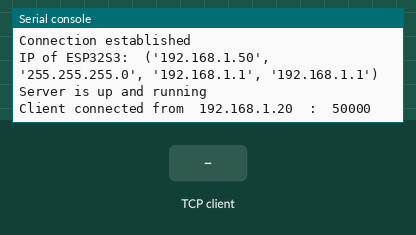
The program below on a simulated ESP32 board running MicroPython. Shown: the last lines printed to the serial console. The inputs (shaded band) are chosen by the test bench. WiFi joins after 1.5 s; one TCP client connects 1 s after the port opens and stays connected.

Above: at 4.2 s.
4.3 s: the TCP client sends "1"
At 5.0 s:
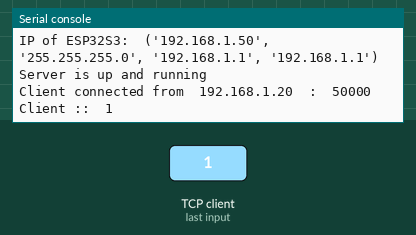
5.8 s: the TCP client sends "on"
At 6.1 s:
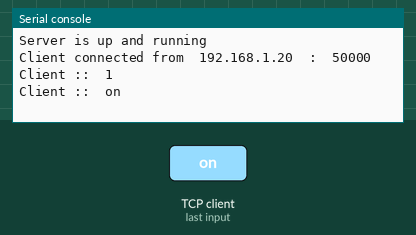
7.3 s: the TCP client sends "off"
At 8.5 s:
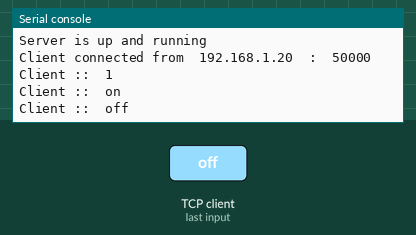

The program:

main.py
```python
# main.py
# micropython for esp32s3 devkitc-1 v0.1

# setup the esp32s3 as TCP server and let it comunicate with the
# PC as a client
# run the main.py script (server side script) on esp32s3
# run the client.py script on your PC

import usocket as socket
import network
import time
import time
import gc
import sys

# reclaim memory
gc.collect()

# method to connect the esp32s3 with wi-fi network
def connect_wifi(ssid,psk,timeout):
    try:
        # wlan object (station device)
        wlan = network.WLAN(network.STA_IF)
        # re-enable the wlan driver
        wlan.active(False)
        time.sleep(1)
        wlan.active(True)
        # connect with network
        wlan.connect(ssid,psk)
        print("Connecting", end="")
        t = 0
        # wait for connection till timeout limit completes
        while wlan.isconnected() == False and timeout - t > 0:
            print("-",end="")
            t += 1
            time.sleep(1)
        if wlan.isconnected() == True:
            print("\nConnection established")
            print("IP of ESP32S3: ", wlan.ifconfig())
            return wlan
        else:
            print("Could not connect")
            sys.exit()
    except Exception as e:
        print("Error in connection > ",e)
        sys.exit()


# setup TCP server on esp32s3
def tcp_server():
    try:
        # server socket
        s = socket.socket(socket.AF_INET,socket.SOCK_STREAM)
        # bind the socket with IP and port
        s.bind(('0.0.0.0',5050))
        # listen for clients
        s.listen()
        print("Server is up and running")
        return s
    except Exception as e:
        print("Error in socket creation > ",e)
        sys.exit()
    except KeyboardInterrupt:
        print("Exiting from tcp_server() method")
        sys.exit()

def start_communication(s):
    while True:
        try:
            # accept the client connection
            client,addr = s.accept()
            print("Client connected from ",addr[0]," : ",addr[1])
            while True:
                # receive msg from client
                msg = client.recv(1024)
                if not msg:
                    print("No message received")
                    break
                print("Client :: ",msg.decode('utf-8'))
                # send echo message to client
                client.send(msg)
            # close the socket
            client.close()
            print("Client disconnected, waiting for new client")
        except Exception as e:
            print("Error in client comm > ", e)
            break
        except KeyboardInterrupt:
            print("Exiting from client communication")
            break
    print("Closing server")
    s.close()
    sys.exit()


if __name__ == "__main__":
    wlan = connect_wifi("hPhone","testingesp32",10)
    server = tcp_server()
    start_communication(server)
```

Measured:
- after the input at 4.3 s, the serial console: prints a new line at once (image 1)
- after the input at 5.8 s, the serial console: prints a new line at once (image 2)
- after the input at 7.3 s, the serial console: prints a new line at once (image 3)
